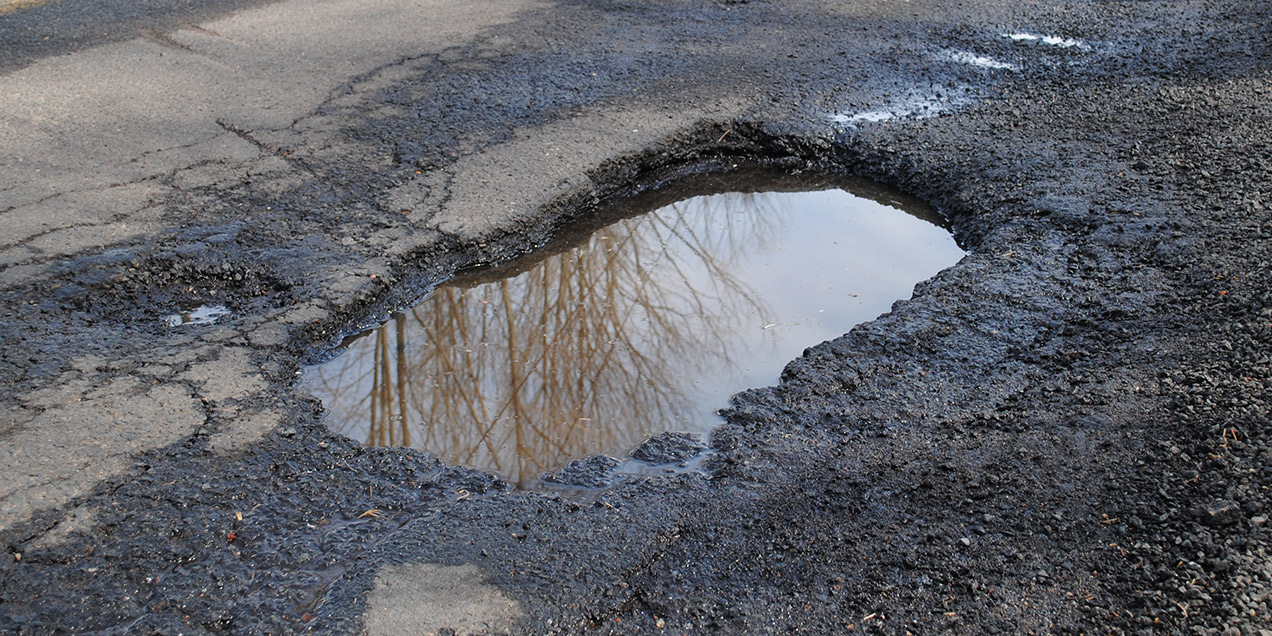
#> input picture pothole_image.jpg, 1272 x 636 px
$ python pothole_detection.py   (older library calls are emulated)
#> lines starting #> are read from the running program, lines starting #| are printed output that depends on the picture; after the words box and inside, x2 and y2 are one past the last pixel; in counts of white or black regions, pixels touching at a corner belong together
import cv2
import numpy as np
import matplotlib.pyplot as plt
from tkinter import Tk, filedialog
from matplotlib.patches import Rectangle
import os


def choose_image():
    """ Open a file dialog to select an image """
    Tk().withdraw()  # Hide the main Tkinter window
    file_path = filedialog.askopenfilename(title="Select an Image",
                                           filetypes=[("Image Files", "*.jpg;*.png;*.jpeg")])
#> the answer given: pothole_image.jpg
#> in main, image is the input picture: shape (636, 1272, 3); mean B, G, R 105.1, 99.1, 97.4
    return file_path


def preprocess_image(image):
    """
    Convert to grayscale, apply histogram equalization & blur
    IMPROVED: Added CLAHE for better contrast enhancement in varied lighting
    """
    # Convert to grayscale
    gray = cv2.cvtColor(image, cv2.COLOR_BGR2GRAY)

    # IMPROVED: Use CLAHE (Contrast Limited Adaptive Histogram Equalization) for better contrast
    clahe = cv2.createCLAHE(clipLimit=2.0, tileGridSize=(8, 8))
    enhanced = clahe.apply(gray)
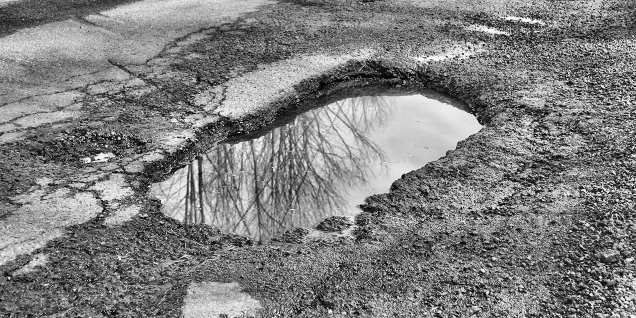
#> enhanced: shape (636, 1272) (shown at 1/2 size); min 0, max 255, mean 126.9

    # Apply Gaussian blur to reduce noise - smaller kernel for detailed images
    blurred = cv2.GaussianBlur(enhanced, (3, 3), 0)

    return blurred, gray, enhanced


def detect_edges(image, original=None):
    """
    Apply edge detection with improved handling for reflective surfaces
    IMPROVED: Added gradient-based detection to complement Canny edges
    """
    # Dynamically calculate thresholds based on image statistics
    sigma = 0.33
    median = np.median(image)
#> median = 126
    lower = int(max(0, (1.0 - sigma) * median))
#> lower = 84
    upper = int(min(255, (1.0 + sigma) * median))
#> upper = 167

    # Standard Canny edge detection
    edges = cv2.Canny(image, lower, upper)
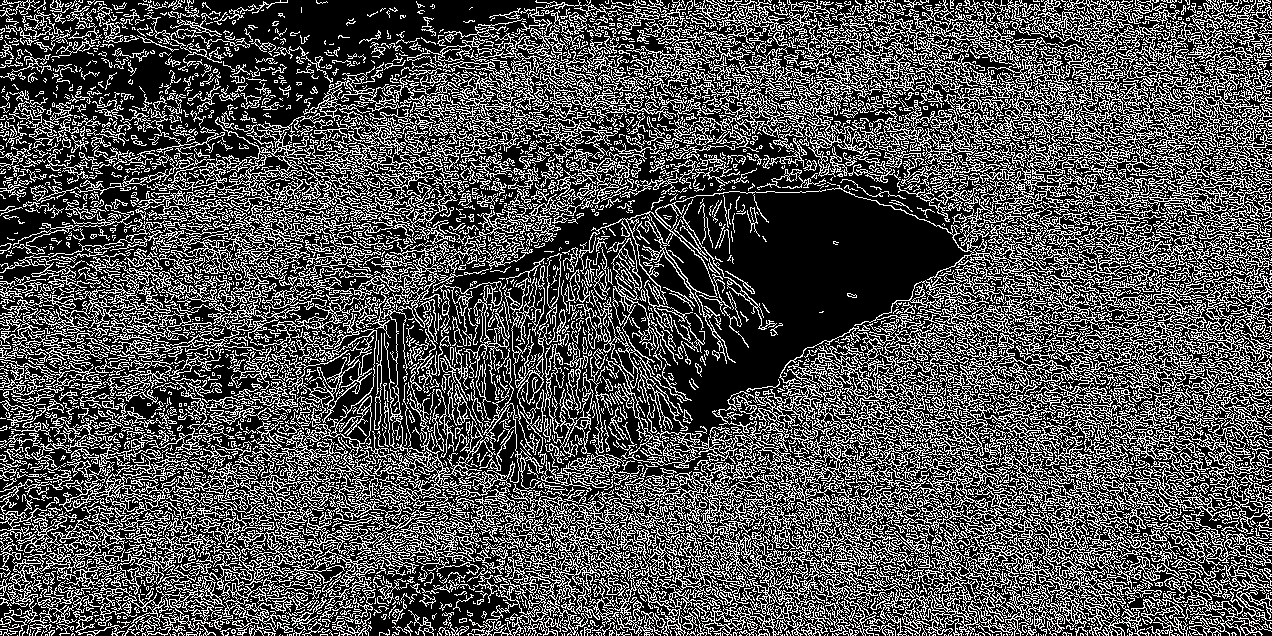
#> edges: shape (636, 1272); 31.7% white in thin lines or dots

    # IMPROVED: Add special handling for reflective surfaces like water
    if original is not None:
        # Convert to HSV to better detect brightness changes in water
        hsv = cv2.cvtColor(original, cv2.COLOR_BGR2HSV)
#> hsv: shape (636, 1272, 3); mean H, S, V 91.8, 35.8, 107.7
        v_channel = hsv[:, :, 2]

        # Get gradients for detecting subtle changes in brightness (common in water)
        sobelx = cv2.Sobel(v_channel, cv2.CV_64F, 1, 0, ksize=3)
        sobely = cv2.Sobel(v_channel, cv2.CV_64F, 0, 1, ksize=3)
        gradient_mag = np.sqrt(sobelx ** 2 + sobely ** 2)

        # Normalize and convert to uint8
        gradient_mag = cv2.normalize(gradient_mag, None, 0, 255, cv2.NORM_MINMAX).astype(np.uint8)

        # Threshold the gradient magnitude
        _, gradient_edges = cv2.threshold(gradient_mag, 30, 255, cv2.THRESH_BINARY)
#> gradient_edges: shape (636, 1272); 41% white in thin lines or dots

        # Combine with Canny edges
        edges = cv2.bitwise_or(edges, gradient_edges)
#> edges: shape (636, 1272); 50% white; 18810 black regions (17480 under 20 px), largest, box (x1, y1, x2, y2) and area: (0, 0, 1027, 636) 249005, (305, 521, 562, 636) 11196, (202, 546, 365, 636) 2131

    return edges


def detect_water(image, gray):
    """
    NEW FUNCTION: Detect potential water surfaces in the image
    """
    # Convert to HSV for better water detection
    hsv = cv2.cvtColor(image, cv2.COLOR_BGR2HSV)

    # Extract channels
    h_channel = hsv[:, :, 0]
    s_channel = hsv[:, :, 1]
    v_channel = hsv[:, :, 2]

    # Water often has:
    # 1. Low to moderate saturation
    # 2. Specific hue range (often blue/gray)
    # 3. High brightness variance due to reflections

    # Create masks for potential water areas
    low_saturation = (s_channel < 50).astype(np.uint8) * 255
#> low_saturation: shape (636, 1272); 74.6% white; 8377 black regions (7696 under 20 px), largest, box (x1, y1, x2, y2) and area: (707, 118, 1207, 454) 39658, (146, 432, 809, 636) 36328, (781, 2, 1272, 134) 24475

    # Get local variance of brightness (characteristic of reflective surfaces)
    kernel_size = 5
    mean_v = cv2.blur(v_channel, (kernel_size, kernel_size))
    mean_v2 = cv2.blur(v_channel * v_channel, (kernel_size, kernel_size))
    variance = mean_v2 - mean_v * mean_v

    # High variance areas (reflections)
    high_variance = (variance > 100).astype(np.uint8) * 255
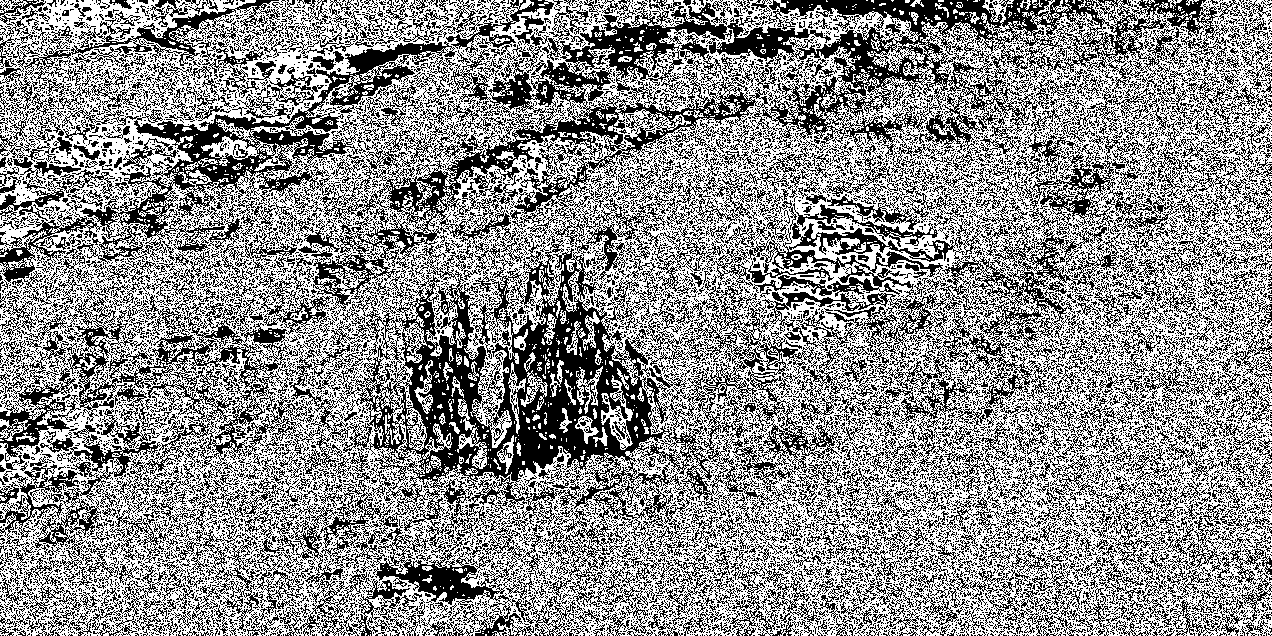
#> high_variance: shape (636, 1272); 56.3% white; black in thin lines or dots

    # Combine indicators
    water_mask = cv2.bitwise_and(low_saturation, high_variance)
#> water_mask: shape (636, 1272); 42.1% white in thin lines or dots

    # Morphological operations to clean up the mask
    kernel = np.ones((5, 5), np.uint8)
    water_mask = cv2.morphologyEx(water_mask, cv2.MORPH_OPEN, kernel)
#> water_mask: shape (636, 1272); 1.1% white; 180 white regions (9 under 20 px), largest, box (x1, y1, x2, y2) and area: (276, 52, 298, 67) 223, (15, 185, 37, 201) 203, (3, 226, 27, 240) 190
    water_mask = cv2.morphologyEx(water_mask, cv2.MORPH_CLOSE, kernel, iterations=2)
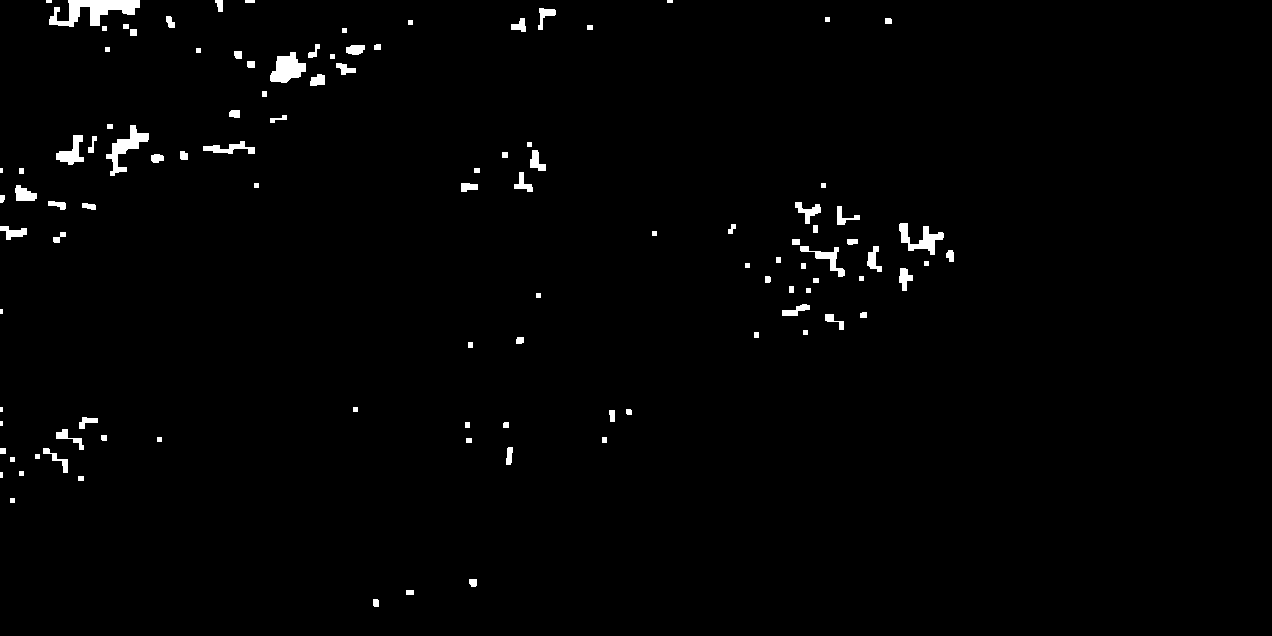
#> water_mask: shape (636, 1272); 1.3% white; 108 white regions (7 under 20 px), largest, box (x1, y1, x2, y2) and area: (49, 0, 140, 27) 1249, (106, 125, 149, 176) 717, (270, 52, 306, 83) 704

    return water_mask


def segment_potholes(image, original):
    """
    Use advanced thresholding and morphological operations to detect potholes
    IMPROVED: Added water detection and special handling for water-filled potholes
    """
    # Apply adaptive thresholding - adjusted for detailed textures
    adaptive_thresh = cv2.adaptiveThreshold(
        image, 255, cv2.ADAPTIVE_THRESH_GAUSSIAN_C,
        cv2.THRESH_BINARY_INV, 9, 3
    )

    # Also apply Otsu's thresholding
    _, otsu_thresh = cv2.threshold(image, 0, 255, cv2.THRESH_BINARY_INV + cv2.THRESH_OTSU)

    # Combine the two thresholding methods
    combined = cv2.bitwise_or(adaptive_thresh, otsu_thresh)

    # IMPROVED: Detect and incorporate water areas
    gray = cv2.cvtColor(original, cv2.COLOR_BGR2GRAY)
    water_mask = detect_water(original, gray)

    # Water areas are likely part of potholes, enhance these regions
    water_enhanced = cv2.bitwise_or(combined, water_mask)
#> water_enhanced: shape (636, 1272); 61.4% white; 4982 black regions (3977 under 20 px), largest, box (x1, y1, x2, y2) and area: (500, 186, 977, 512) 43936, (383, 71, 1184, 246) 27748, (0, 0, 557, 167) 26645

    # Morphological operations
    kernel = np.ones((5, 5), np.uint8)

    # Opening to remove small noise
    opening = cv2.morphologyEx(water_enhanced, cv2.MORPH_OPEN, kernel, iterations=1)
#> opening: shape (636, 1272); 34.6% white; 941 white regions (13 under 20 px), largest, box (x1, y1, x2, y2) and area: (240, 120, 1012, 397) 41074, (0, 394, 506, 636) 33177, (190, 34, 594, 234) 23016
#> (the rest of the program and of its run is left out)
